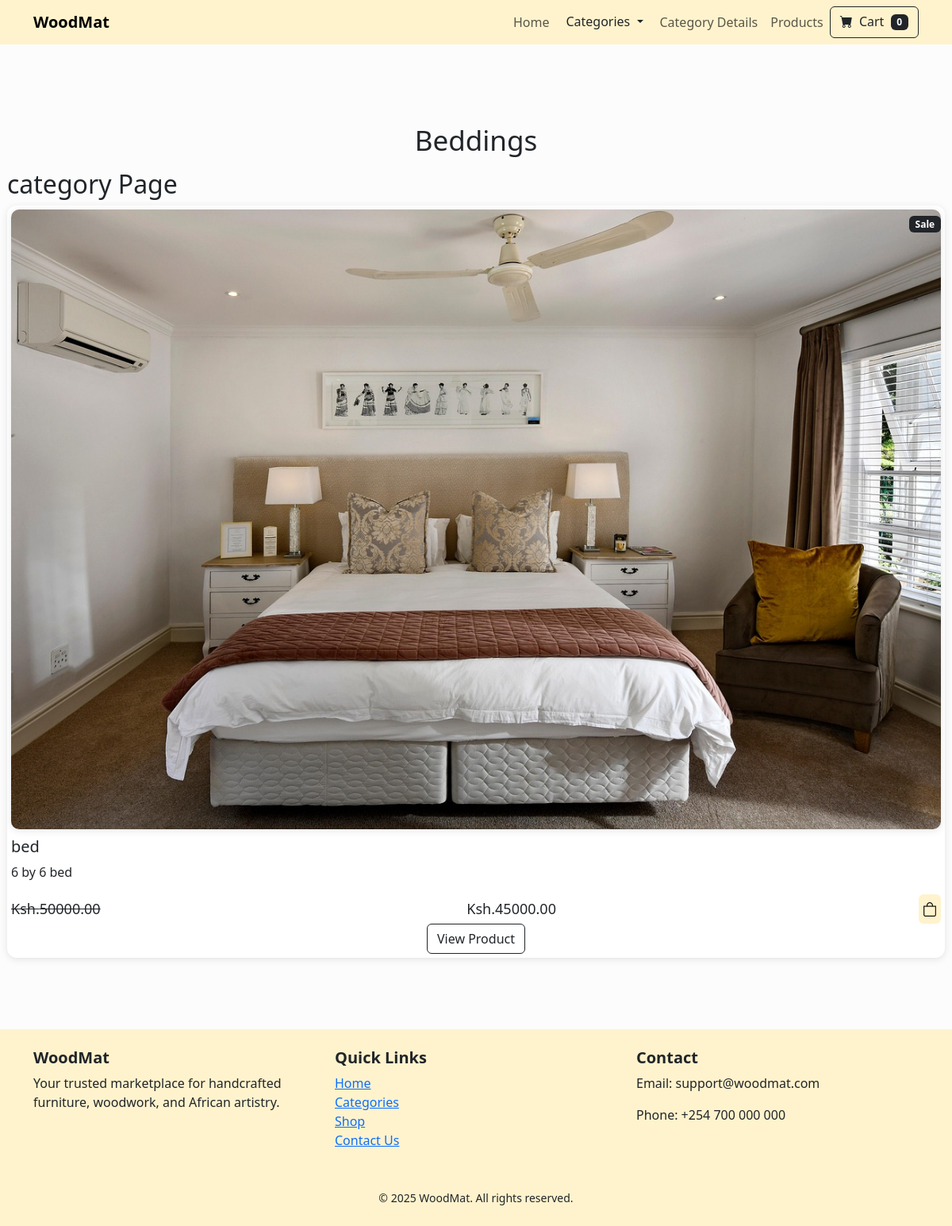
Page /category/Beddings/ on the committed database.
### woodmat/models.py (models this page shows, shortened)
class Category(models.Model):
  name=models.CharField(max_length=50)
  def __str__(self):
    return self.name
  class Meta:
    verbose_name_plural='categories'

class Product(models.Model):
  name=models.CharField(max_length=50)
  price=models.DecimalField(default=0,decimal_places=2,max_digits=8)
  category=models.ForeignKey(Category, on_delete=models.CASCADE,default=1)
  description=models.CharField(max_length=250,default='',null=True)
  image=models.ImageField(upload_to='products/')
  is_sale = models.BooleanField(default=False)      # <- add this
  sale_price = models.DecimalField(default=0, decimal_places=2, max_digits=8 )

### woodmat/views.py (the view)
# urls.py: path('category/<str:foo>/', views.category, name='category'),
def category(request, foo):
    foo = foo.replace('-', ' ')
    try:
        category = Category.objects.get(name__iexact=foo)
        products = Product.objects.filter(category=category)
        return render(request, 'category.html', {
            'products': products,
            'category': category
        })
    except Category.DoesNotExist:
        messages.error(request, "That category doesn't exist")
        return redirect('home')

### cart/cart.py (called while the page is built)
  def __len__(self):
     return len(self.cart)

### cart/context_processors.py (called while the page is built)
def cart(request):
  return{'cart':Cart(request)}

### woodmat/templates/category.html (shortened to what this page needs)
{% extends "base.html" %}
{% load static %}
 {% block content%}
<section class="products">
  <h1 class="section-title">{{category}}</h1>
  <h2>category Page</h2>
  <div class="product-content">
    {% for product in products %}
      {% if product.is_sale %}
      <div class="product-box">
        <div class="img-box">
          <div class="badge bg-dark text-white position-absolute">Sale</div>
          <img src="{{ product.image.url }}" alt="{{ product.name }}">
        </div>
        <h2 class="product-name">{{ product.name }}</h2>
        <p class="description">{{ product.description }}</p>
        <div class="price-and-cart">
          <span class="price"><strike>Ksh.{{ product.price }}</strike></span>
          <span class="price">
            &nbsp;Ksh.{{ product.sale_price }}</span>
          <i class="bi bi-bag"></i>
        </div>
        <div class="text-center">
          <a class="btn btn-outline-dark mt-auto" href="{% url 'product_detail' product.id %}">View Product</a>
        </div>
      </div>
      {% endif %}
    {% endfor %}
  </div>
</section>
{% endblock content %}

### static/styles/main.css (style rules this page uses)
.products { padding: 100px 9px 30px; }
.section-title { font-size: 35px; text-align: center; margin-bottom: 15px; }
.product-content { display: grid; grid-template-columns: repeat(auto-fit,minmax(280px, 1fr)); gap: 30px; }
.product-box { background: #fff; border-radius: 12px; padding:5px; box-shadow: 0 2px 10px rgba(0,0,0,0.1); transition: 0.3s ease; overflow: hidden; }
.product-box .img-box { display: flex; border-radius: 10px; overflow: hidden; box-shadow: 0 2px 10px rgba(0,0,0,0.1); }
.product-box .product-name { font-size: 20px; margin-top: 10px; }
.product-box .price-and-cart { display: flex; justify-content: space-between; align-items: center; }
.price-and-cart .price { font-size: 18px; font-weight: 500; }
.price-and-cart .bi-bag { padding: 5px; background: #FFF3CD; border-radius: 6px; font-size: 18px; color: black; cursor: pointer; }
.product-box .img-box { position: relative; }
.img-box img { width: 100%; transition: 0.5s; }
.img-box .badge { top:0.5rem; right:0rem; z-index:100; }

### rows in the picture
Category: name "Beddings"
Product: image (picture), name "bed", description "6 by 6 bed", price "50000.00", sale_price "45000.00"

### other values in the picture
{{ cart|length }} "0"
